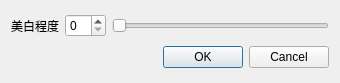
<?xml version="1.0" encoding="UTF-8"?>
<ui version="4.0">
 <class>whitenDialog</class>
 <widget class="QDialog" name="whitenDialog">
  <property name="geometry">
   <rect>
    <x>0</x>
    <y>0</y>
    <width>340</width>
    <height>83</height>
   </rect>
  </property>
  <property name="windowTitle">
   <string>Dialog</string>
  </property>
  <layout class="QGridLayout" name="gridLayout">
   <item row="0" column="0">
    <widget class="QLabel" name="label">
     <property name="text">
      <string>美白程度</string>
     </property>
    </widget>
   </item>
   <item row="0" column="1">
    <widget class="QSpinBox" name="isbWhite">
     <property name="maximum">
      <number>10</number>
     </property>
    </widget>
   </item>
   <item row="0" column="2">
    <widget class="QSlider" name="hsWhiten">
     <property name="maximum">
      <number>10</number>
     </property>
     <property name="pageStep">
      <number>2</number>
     </property>
     <property name="orientation">
      <enum>Qt::Horizontal</enum>
     </property>
    </widget>
   </item>
   <item row="1" column="0" colspan="3">
    <widget class="QDialogButtonBox" name="buttonBox">
     <property name="orientation">
      <enum>Qt::Horizontal</enum>
     </property>
     <property name="standardButtons">
      <set>QDialogButtonBox::Cancel|QDialogButtonBox::Ok</set>
     </property>
    </widget>
   </item>
  </layout>
 </widget>
 <resources/>
 <connections>
  <connection>
   <sender>buttonBox</sender>
   <signal>accepted()</signal>
   <receiver>whitenDialog</receiver>
   <slot>accept()</slot>
   <hints>
    <hint type="sourcelabel">
     <x>248</x>
     <y>254</y>
    </hint>
    <hint type="destinationlabel">
     <x>157</x>
     <y>274</y>
    </hint>
   </hints>
  </connection>
  <connection>
   <sender>buttonBox</sender>
   <signal>rejected()</signal>
   <receiver>whitenDialog</receiver>
   <slot>reject()</slot>
   <hints>
    <hint type="sourcelabel">
     <x>316</x>
     <y>260</y>
    </hint>
    <hint type="destinationlabel">
     <x>286</x>
     <y>274</y>
    </hint>
   </hints>
  </connection>
 </connections>
</ui>
